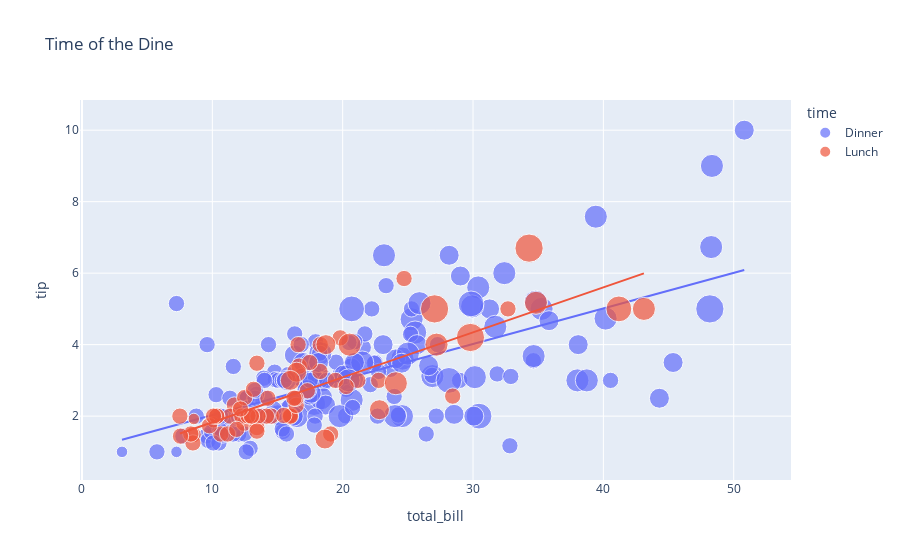

Notebook code cell kept with this figure:
### Code cell
figure = px.scatter(data_frame = data, x="total_bill",
                    y="tip", size="size", color= "time", trendline="ols", title = 'Time of the Dine')
figure.show()

### Figure 1 — Plotly figure (JSON) as saved in the notebook; plotly's stock layout.template omitted (floating-point values rounded to 4 significant figures; data arrays with more than 128 entries replaced by an {"elided": "..."} marker saying what was removed)
{"data": [{"hovertemplate": "time=Dinner<br>total_bill=%{x}<br>tip=%{y}<br>size=%{marker.size}<extra></extra>", "legendgroup": "Dinner", "marker": {"color": "#636efa", "size": {"elided": "176 int values"}, "sizemode": "area", "sizeref": 0.015, "symbol": "circle"}, "mode": "markers", "name": "Dinner", "orientation": "v", "showlegend": true, "type": "scatter", "x": {"elided": "176 float values"}, "xaxis": "x", "y": {"elided": "176 float values"}, "yaxis": "y"}, {"hovertemplate": "<b>OLS trendline</b><br>tip = 0.0994262 * total_bill + 1.03489<br>R<sup>2</sup>=0.400526<br><br>time=Dinner<br>total_bill=%{x}<br>tip=%{y} <b>(trend)</b><extra></extra>", "legendgroup": "Dinner", "marker": {"color": "#636efa", "symbol": "circle"}, "mode": "lines", "name": "Dinner", "showlegend": false, "type": "scatter", "x": {"elided": "176 float values"}, "xaxis": "x", "y": {"elided": "176 float values"}, "yaxis": "y"}, {"hovertemplate": "time=Lunch<br>total_bill=%{x}<br>tip=%{y}<br>size=%{marker.size}<extra></extra>", "legendgroup": "Lunch", "marker": {"color": "#EF553B", "size": [4, 2, 2, 2, 2, 1, 2, 2, 4, 2, 2, 2, 2, 2, 2, 4, 2, 2, 2, 2, 2, 6, 2, 2, 2, 3, 2, 2, 2, 2, 2, 2, 2, 2, 2, 2, 2, 6, 5, 6, 2, 2, 3, 2, 2, 2, 2, 2, 2, 2, 2, 2, 4, 2, 2, 3, 2, 2, 2, 4, 3, 2, 2, 1, 3, 2, 2, 2], "sizemode": "area", "sizeref": 0.015, "symbol": "circle"}, "mode": "markers", "name": "Lunch", "orientation": "v", "showlegend": true, "type": "scatter", "x": [27.2, 22.76, 17.29, 19.44, 16.66, 10.07, 32.68, 15.98, 34.83, 13.03, 18.28, 24.71, 21.16, 10.65, 12.43, 24.08, 11.69, 13.42, 14.26, 15.95, 12.48, 29.8, 8.52, 14.52, 11.38, 22.82, 19.08, 20.27, 11.17, 12.26, 18.26, 8.51, 10.33, 14.15, 16, 13.16, 17.47, 34.3, 41.19, 27.05, 16.43, 8.35, 18.64, 11.87, 9.78, 7.51, 19.81, 28.44, 15.48, 16.58, 7.56, 10.34, 43.11, 13, 13.51, 18.71, 12.74, 13, 16.4, 20.53, 16.47, 12.16, 13.42, 8.58, 15.98, 13.42, 16.27, 10.09], "xaxis": "x", "y": [4, 3, 2.71, 3, 3.4, 1.83, 5, 2.03, 5.17, 2, 4, 5.85, 3, 1.5, 1.8, 2.92, 2.31, 1.68, 2.5, 2, 2.52, 4.2, 1.48, 2, 2, 2.18, 1.5, 2.83, 1.5, 2, 3.25, 1.25, 2, 2, 2, 2.75, 3.5, 6.7, 5, 5, 2.3, 1.5, 1.36, 1.63, 1.73, 2, 4.19, 2.56, 2.02, 4, 1.44, 2, 5, 2, 2, 4, 2.01, 2, 2.5, 4, 3.23, 2.2, 3.48, 1.92, 3, 1.58, 2.5, 2], "yaxis": "y"}, {"hovertemplate": "<b>OLS trendline</b><br>tip = 0.125853 * total_bill + 0.567362<br>R<sup>2</sup>=0.648708<br><br>time=Lunch<br>total_bill=%{x}<br>tip=%{y} <b>(trend)</b><extra></extra>", "legendgroup": "Lunch", "marker": {"color": "#EF553B", "symbol": "circle"}, "mode": "lines", "name": "Lunch", "showlegend": false, "type": "scatter", "x": [7.51, 7.56, 8.35, 8.51, 8.52, 8.58, 9.78, 10.07, 10.09, 10.33, 10.34, 10.65, 11.17, 11.38, 11.69, 11.87, 12.16, 12.26, 12.43, 12.48, 12.74, 13, 13, 13.03, 13.16, 13.42, 13.42, 13.42, 13.51, 14.15, 14.26, 14.52, 15.48, 15.95, 15.98, 15.98, 16, 16.27, 16.4, 16.43, 16.47, 16.58, 16.66, 17.29, 17.47, 18.26, 18.28, 18.64, 18.71, 19.08, 19.44, 19.81, 20.27, 20.53, 21.16, 22.76, 22.82, 24.08, 24.71, 27.05, 27.2, 28.44, 29.8, 32.68, 34.3, 34.83, 41.19, 43.11], "xaxis": "x", "y": [1.513, 1.519, 1.618, 1.638, 1.64, 1.647, 1.798, 1.835, 1.837, 1.867, 1.869, 1.908, 1.973, 2.0, 2.039, 2.061, 2.098, 2.11, 2.132, 2.138, 2.171, 2.203, 2.203, 2.207, 2.224, 2.256, 2.256, 2.256, 2.268, 2.348, 2.362, 2.395, 2.516, 2.575, 2.578, 2.578, 2.581, 2.615, 2.631, 2.635, 2.64, 2.654, 2.664, 2.743, 2.766, 2.865, 2.868, 2.913, 2.922, 2.969, 3.014, 3.061, 3.118, 3.151, 3.23, 3.432, 3.439, 3.598, 3.677, 3.972, 3.991, 4.147, 4.318, 4.68, 4.884, 4.951, 5.751, 5.993], "yaxis": "y"}], "layout": {"autosize": true, "legend": {"itemsizing": "constant", "title": {"text": "time"}, "tracegroupgap": 0}, "title": {"text": "Time of the Dine"}, "xaxis": {"anchor": "y", "autorange": true, "domain": [0, 1], "range": [-0.02915, 54.19], "title": {"text": "total_bill"}, "type": "linear"}, "yaxis": {"anchor": "x", "autorange": true, "domain": [0, 1], "range": [-0.1515, 11.28], "title": {"text": "tip"}, "type": "linear"}}}
